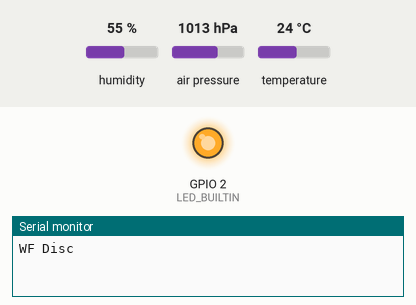
Recording of a sketch running on a simulated ESP32. Shown: output pins drawn as LEDs (lit = HIGH), the last lines printed to the serial monitor. The inputs (shaded band) are chosen by the test bench; at power-on: humidity 55 %, air pressure 1013 hPa, temperature 24 °C. WiFi joins after 1.5 s; servers stay silent unless stated; uploads are accepted with an empty reply.

Above: at 0.1 s.
At 2.6 s:
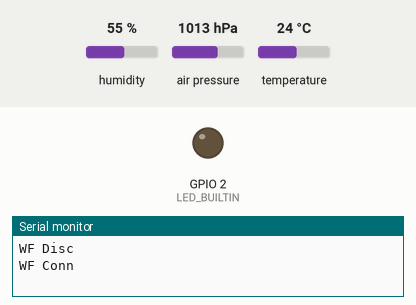
Timing chart, 0 to 4.1 s (numbered marks = the images above):
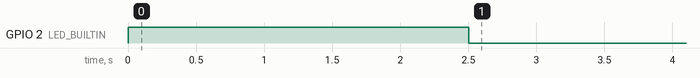

The sketch:

ScoutWeather.ino
```cpp
#include <HTTPClient.h>
#include <Adafruit_BME280.h>
#include <WiFi.h>

#define LED_BUILTIN 0x2
#define BME280_ADDRESS_FAILOVER 0x76

const char* ssid = "[YOUR WIFI NAME]";
const char* password =  "[YOUR WIFI PASS]";
const char* apiLocation = "[YOUR API HERE]";
const int readingEverySeconds = 30 * 60; // read every 30 minutes

Adafruit_BME280 bme;

int iterations = 1800;
int wiFiStatus = WL_IDLE_STATUS;

byte mac[6];

bool ledOn = false;
bool bme280Loaded = false;

void setup() {
  pinMode(LED_BUILTIN, OUTPUT);

  initSensor();

  Serial.begin(115200);
}

void loop() {
  printWiFiStatus();

  if(!bme280Loaded)
  {
    flashLed();
    Serial.println("No BME280 sensor");
    delay(500);
    return;
  }

  if(wiFiStatus != WL_CONNECTED){
    flashLed();
    initWiFi();
    delay(2500);
    return;
  }

  digitalWrite(LED_BUILTIN, LOW);

  if(iterations++ < readingEverySeconds)
  {
    delay(1000);
    return;
  }

  float temp = bme.readTemperature();
  float humi = bme.readHumidity();
  float pres = readPressure();

  String content = "{ \"mac\": \""+String(mac[5],HEX)+":"+String(mac[4],HEX)+":"+String(mac[3],HEX)+":"+String(mac[2],HEX)+":"+String(mac[1],HEX)+":"+String(mac[0],HEX)+"\", " +
                  "\"temp\":"+String(temp,1)+", " +
                  "\"hum\":"+String(humi,1)+", " +
                  "\"pres\":"+String(pres,1)+" }";

  iterations = 0;

  HTTPClient http;
  http.begin(apiLocation);
  http.addHeader("Content-Type", "application/json");
  int httpResponseCode = http.POST(content);
  Serial.println("Http Code:"+String(httpResponseCode));
  http.end();

  delay(1000);
}

void printWiFiStatus()
{
  wiFiStatus = WiFi.status();

  switch(wiFiStatus) {
    case WL_CONNECTED:
      Serial.println("WF Conn");
      break;
    case WL_NO_SHIELD:
      Serial.println("No WF");
      break;
    case WL_IDLE_STATUS:
      Serial.println("WF Idle");
      break;
    case WL_NO_SSID_AVAIL:
      Serial.println("WF No SSID");
      break;
    case WL_SCAN_COMPLETED:
      Serial.println("WF Scn complete");
      break;
    case WL_CONNECT_FAILED:
      Serial.println("WF Con failed");
      break;
    case WL_CONNECTION_LOST:
      Serial.println("WF Con lost");
      break;
    case WL_DISCONNECTED:
      Serial.println("WF Disc");
      break;
  }
}

void flashLed()
{
  if(ledOn){
    digitalWrite(LED_BUILTIN, LOW);
  } else {
    digitalWrite(LED_BUILTIN, HIGH);
  }
  ledOn = !ledOn;
}

void initWiFi()
{
  WiFi.enableSTA(true);
  WiFi.begin(ssid, password);

  while (WiFi.status() == WL_IDLE_STATUS) {
    delay(1000);
    Serial.println("WF connecting");
  }

  WiFi.macAddress(mac);
}

void initSensor()
{
  bme280Loaded = bme.begin(BME280_ADDRESS);
  if (bme280Loaded) {
    return;
  }
  bme280Loaded = bme.begin(BME280_ADDRESS_FAILOVER);
  if (!bme280Loaded) {
    Serial.println("No BME280 sensor, check wiring!");
  }
}

float readPressure()
{
  float reading = bme.readPressure();
  float seaLevel = bme.seaLevelForAltitude(0.0,reading);
  return seaLevel/100.0F;
}
```

Measured:
- by itself, GPIO 2 (LED_BUILTIN): LOW → HIGH at 0.00 s, → LOW 2.5 s later
